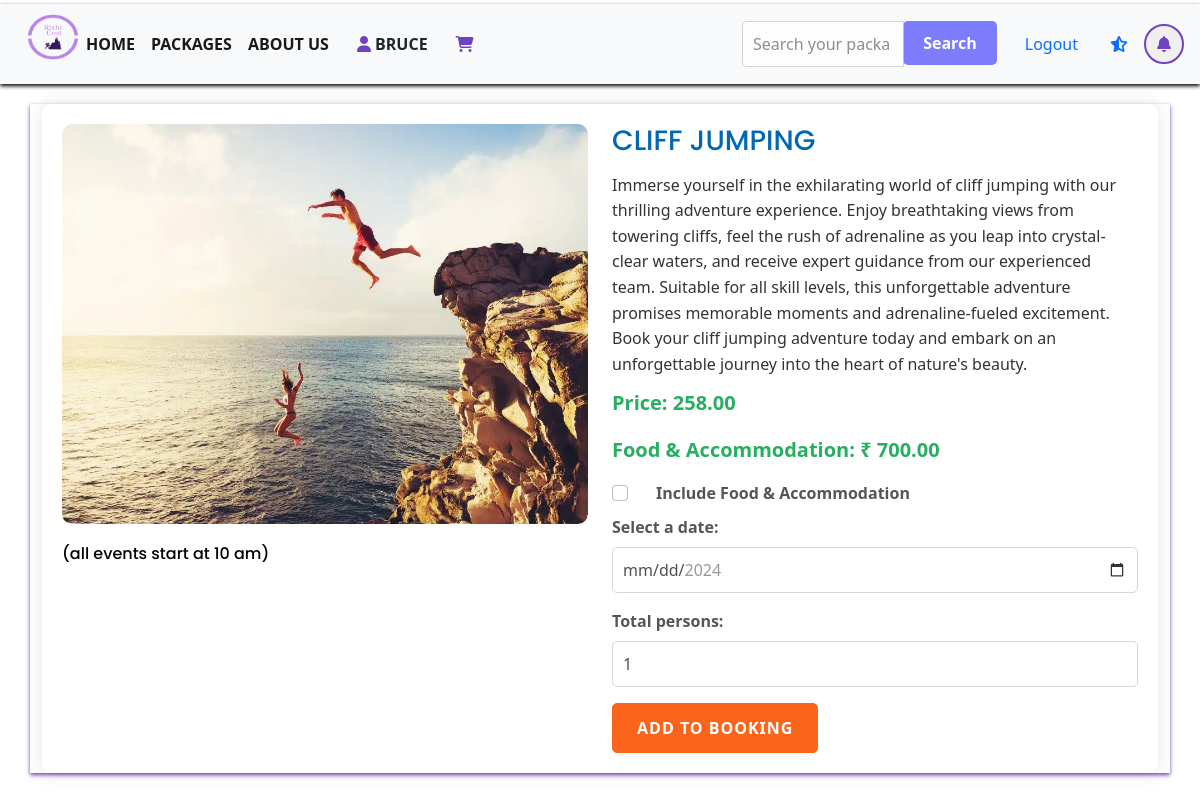
/detailed_view/Cliff jumping (signed in), run on the app's committed database.
### app1/models.py (models this page shows, shortened)
class AdventurePackage(models.Model):
    name = models.CharField(max_length=100)
    description = models.TextField()
    price = models.DecimalField(max_digits=10, decimal_places=2)
    image = models.ImageField(upload_to='adventure_package_images/')
    image1 = models.ImageField(upload_to='adventure_package_images/')
    location = models.CharField(max_length=100, null=True, blank=True)
    accommodation_price_per_person = models.DecimalField(max_digits=10, decimal_places=2, null=True,
                                                         blank=True)  # Add this line

### app1/views.py (the view)
# urls.py: path('detailed_view/<p>', views.detailed_view, name="detailed_view"),
def detailed_view(request,p):
    a=AdventurePackage.objects.get(name=p)
    max_date = (datetime.today() + timedelta(days=90)).strftime('%Y-%m-%d')
    return render(request,'home/detailed_view.html', {'a':a, 'max_date': max_date})

### cart/context_processors.py (called while the page is built)
def menu_links(request):
    user = request.user
    context = {}
    if user.is_authenticated:
        orders = Order.objects.filter(user=user)
        user_has_rated = set(Rating.objects.filter(user=user, has_rated=True).values_list('package__id', flat=True))
        for order in orders:
            order.user_has_rated = order.package_id in user_has_rated
        context['orders'] = orders
        user_ratings = Rating.objects.filter(user=user)
        context['user_ratings'] = user_ratings
    return context

### cart/models.py (called while the page is built)
    def subtotal(self):
        return self.no_of_persons * self.package.price

### templates/home/detailed_view.html (shortened to what this page needs)
{% extends 'base.html' %}
{% load static %}
{% block content %}
<div class="container" style="box-shadow: 0 2px 4px rgba(111, 66, 193, 5.4);">
    <div class="image-form-container" data-aos="fade-up" data-aos-duration="800">
        <div class="row">
            <div class="col-md-6">
                <div id="customCarousel" class="carousel slide" data-bs-ride="carousel">
                    <div class="carousel-inner">
                        <div class="carousel-item active" data-tilt data-tilt-scale="1.1">
                            <img src="{{ a.image.url }}" class="d-block w-100" alt="Package Image">
                        </div>
                    </div>
                </div>
                <h6 style="margin-top:20px;color:black;">(all events start at 10 am)</h6>
            </div>
            <div class="col-md-6">
                <div class="package-details">
                    <h2>{{ a.name }}</h2>
                    <p class="description">{{ a.description }}</p>
                    <p class="price">Price: {{ a.price }}</p>
                    <p class="price">Food & Accommodation: ₹ {{ a.accommodation_price_per_person }}</p>
                    <form method="post" action="{% url 'cart:add_to_cart' a.name %}">
                        <div class="form-group form-check">
                            <input type="checkbox" class="form-check-input" id="include_food_and_accommodation" name="include_food_and_accommodation">
                            <label class="form-check-label" for="include_food_and_accommodation">Include Food & Accommodation</label>
                        </div>
                        <div class="form-group">
                            <label for="selected_date">Select a date:</label>
                            <input type="date" id="selected_date" name="selected_date" class="form-control" min="{% now 'Y-m-d' %}" max="{{ max_date }}" required>
                        </div>
                        <div class="form-group">
                            <label for="total_persons">Total persons:</label>
                            <input type="number" id="total_persons" name="total_persons" class="form-control" min="1" value="1" required>
                        </div>
                        <button type="submit" class="btn btn-primary">Add to Booking</button>
                    </form>
                </div>
            </div>
        </div>
    </div>
</div>
{% endblock %}

### templates/base.html (shortened to what this page needs)
<!DOCTYPE html>
<html lang="en">
{% load static %}
<head>
    <link href="https://cdn.jsdelivr.net/npm/bootstrap@5.0.2/dist/css/bootstrap.min.css" rel="stylesheet">
    <link rel="stylesheet" href="{% static 'assests/mycss/style.css' %}">
         <link href="https://cdn.jsdelivr.net/npm/bootstrap@5.0.2/dist/css/bootstrap.min.css" rel="stylesheet">
    <link href="https://cdn.jsdelivr.net/npm/bootstrap@5.0.0-beta1/dist/css/bootstrap.min.css" rel="stylesheet">
    <link rel="stylesheet" href="https://cdnjs.cloudflare.com/ajax/libs/font-awesome/5.15.3/css/all.min.css">
 <link href="https://cdn.jsdelivr.net/npm/bootstrap-icons@1.8.1/font/bootstrap-icons.css" rel="stylesheet">
    <link href="https://unpkg.com/aos@2.3.1/dist/aos.css" rel="stylesheet">
			<link rel="stylesheet" href="{% static 'assests/css/linearicons.css' %}">
			<link rel="stylesheet" href="{% static 'assests/css/font-awesome.min.css' %}">
			<link rel="stylesheet" href="{% static 'assests/css/bootstrap.css' %}">
			<link rel="stylesheet" href="{% static 'assests/css/magnific-popup.css' %}">
			<link rel="stylesheet" href="{% static 'assests/css/animate.min.css' %}">
			<link rel="stylesheet" href="{% static 'assests/css/owl.carousel.css' %}">
			<link rel="stylesheet" href="{% static 'assests/css/main.css' %}">
		 <link href="https://cdn.jsdelivr.net/npm/bootstrap@5.0.2/dist/css/bootstrap.min.css" rel="stylesheet">
    <link rel="stylesheet" href="https://cdnjs.cloudflare.com/ajax/libs/font-awesome/6.4.2/css/all.min.css" />
</head>
<body>
<header>
    <nav class="navbar navbar-expand-lg navbar-light bg-light mt-1" style=" box-shadow: 0 2px 4px rgba(0, 0, 0, 4.1);" >
        <div class="container-fluid" >
            <div class="collapse navbar-collapse" id="navbarSupportedContent">
                <ul class="navbar-nav me-auto mb-2 mb-lg-0">
                     <li class="nav-item">
                         <img src="{% static 'images/rc.png' %}" alt="Your Logo" width="50" height="50">
                    </li>
                    <li class="nav-item">
                        <a class="nav-link active" aria-current="page" href="{% url 'app1:home' %}">Home</a>
                    </li>
                     <li class="nav-item">
                        <a class="nav-link active" aria-current="page" href="{% url 'app1:packages' %}">Packages</a>
                    </li>
                     <li class="nav-item">
                        <a class="nav-link active" aria-current="page" href="{% url 'app1:about' %}">About Us</a>
                    </li>
                        {% if user.is_authenticated %}
                    <a><i class="fas fa-user" style="color: #6f42c1;"> </i> {{ user.first_name }}</a>
                    <a class="nav-link" href="{% url 'cart:cart_view' %}">
                        <i class="fas fa-shopping-cart" style="color: #6f42c1;"></i>
                    </a>
                        {% endif %}
        </div>
                    <form class="form-inline" method="POST" action="{% url 'search:searchresult' %}">
      <div class="input-group">
        <input class="form-control" type="search" name="q" placeholder="Search your packages" aria-label="Search">
        <div class="input-group-append">
          <button class="attractive-btn" type="submit">Search</button>
        </div>
      </div>
      </form>
            </div>
                        {% if user.is_authenticated %}
                         <a class="nav-item">
                        <a class="nav-link active" aria-current="page" href="{% url 'UserAuthentication:logout' %}">Logout</a>
                    </a>
                        {% endif %}
                    <a class="nav-link" href="{% url 'app1:review' %}">
                        <i class="fas fa-star-half-alt thank-you-icon-review"></i>
                    </a>
        <div>
 <button style="color:#6f42c1;border-radius: 50%; width: 40px; height: 40px; border: 2px solid #6f42c1;"
         type="button" data-bs-toggle="offcanvas" data-bs-target="#offcanvasRight"
         aria-controls="offcanvasRight" >
        <i class="fas fa-bell"></i>
    </button>
</div>
    </nav>
</header>
{% block content %}
{% endblock %}
</body>
</html>

### static/assests/mycss/style.css (style rules this page uses)
body { background-color: #E3F5FD; color: #333; font-family: 'Arial', sans-serif; font-size: 16px; line-height: 1.6; margin: 0; padding-bottom: 70px; }
.navbar { box-shadow: 0 2px 4px rgba(0, 0, 0, 4.1); }
.form-control { background-color: transparent; border: 1px solid transparent; border-radius: 5px; padding: 8px; width: 100%; box-sizing: border-box; }
.form-control { background-color: rgba(0, 255, 0, 0.5); border: 1px solid rgba(0, 255, 255, 0.5); width: 100%; padding: 8px; margin-bottom: 10px; border: 1px solid #ccc; border-radius: 3px; opacity: .8; }
.attractive-btn { background-color: rgba(2, 0, 255, 0.5); border: none; border-radius: 5px; padding: 10px 20px; color: #fff; font-weight: bold; cursor: pointer; transition: background-color 0.3s; animation: light-travel 2s infinite; }

### static/assests/css/main.css (style rules this page uses)
body { color: #777777; font-family: "Poppins", sans-serif; font-size: 14px; font-weight: 300; line-height: 1.625em; position: relative; }
ol, ul { margin: 0; padding: 0; list-style: none; }
a { -webkit-transition: all 0.3s ease 0s; -moz-transition: all 0.3s ease 0s; -o-transition: all 0.3s ease 0s; transition: all 0.3s ease 0s; }
a, a:focus, a:hover { text-decoration: none; outline: 0; }
h1, h2, h3, h4, h5, h6 { font-family: "Poppins", sans-serif; color: #222222; line-height: 1.2em !important; margin-bottom: 0; margin-top: 0; font-weight: 600; }
h2, .h2 { font-size: 30px; }
h6, .h6 { font-size: 14px; color: #222222; }
h2 { font-size: 30px; }
h6 { font-size: 14px; }
h1, h2, h3, h4, h5, h6 { line-height: 1.5em; }
.navbar-nav a { text-transform: uppercase; font-weight: 600; color: #fff; padding: 20px; }
h6 { color: #fff; margin-bottom: 25px; font-size: 18px; font-weight: 600; }

### templates/home/detailed_view.html (style rules this page uses)
.image-form-container { margin-top: 20px; background-color: #fff; padding: 20px; border-radius: 10px; box-shadow: 0 0 20px rgba(0, 0, 0, 0.1); }
.carousel-item img { height: 400px; object-fit: cover; border-radius: 10px; }
.form-control { width: 100%; padding: 10px; border-radius: 5px; border: 1px solid #ccc; transition: all 0.3s ease; }
.btn-primary { background-color: #fb641b; border-color: #fb641b; padding: 12px 24px; border-radius: 5px; font-weight: bold; text-transform: uppercase; letter-spacing: 1px; }
.package-details h2 { color: #0068b3; font-size: 28px; margin-bottom: 15px; text-transform: uppercase; }
.package-details p { color: #333; font-size: 16px; line-height: 1.6; margin-bottom: 10px; }
.package-details .price { color: #27ae60; font-size: 20px; margin-bottom: 15px; font-weight: bold; }
.form-group label { color: #555; font-weight: bold; font-size: 16px; margin-bottom: 8px; }

### data on the page
AdventurePackage: image (picture), name "CLIFF JUMPING", description "Immerse yourself in the exhilarating world of cliff jumping with our thrilling adventure experience. Enjoy breathtaking views from towering cliffs, feel the rush of adrenaline as you leap into crystal-clear waters, and receive expert guidance from our experienced team. Suitable for all skill levels, this unforgettable adventure promises memorable moments and adrenaline-fueled excitement. Book your cliff jumping adventure today and embark on an unforgettable journey into the heart of nature's beauty.", price "258.00", accommodation_price_per_person "700.00"

### other printed values
{{ user.first_name }} "BRUCE"
